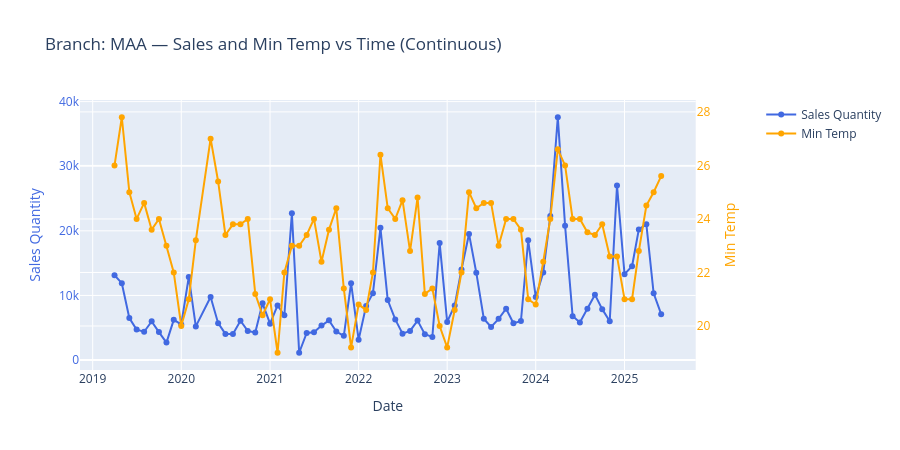
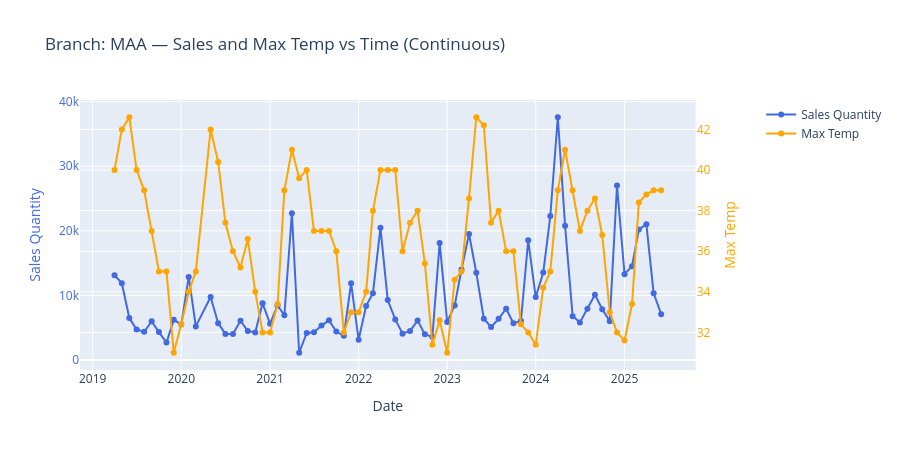
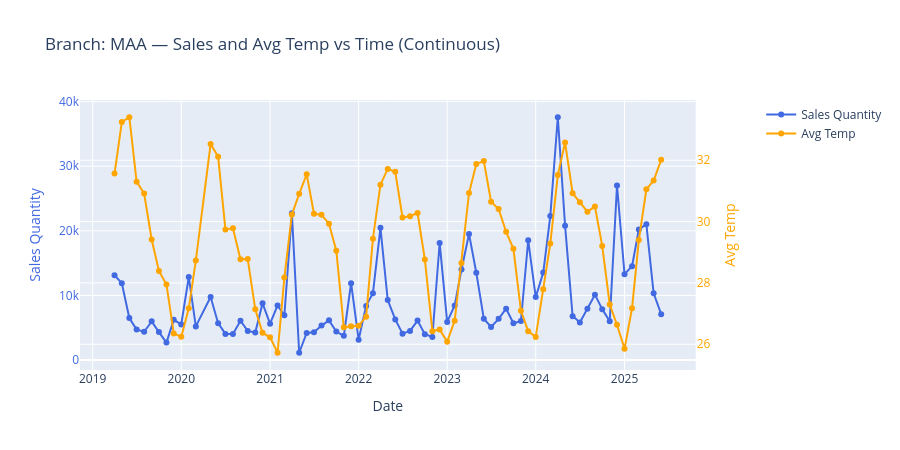
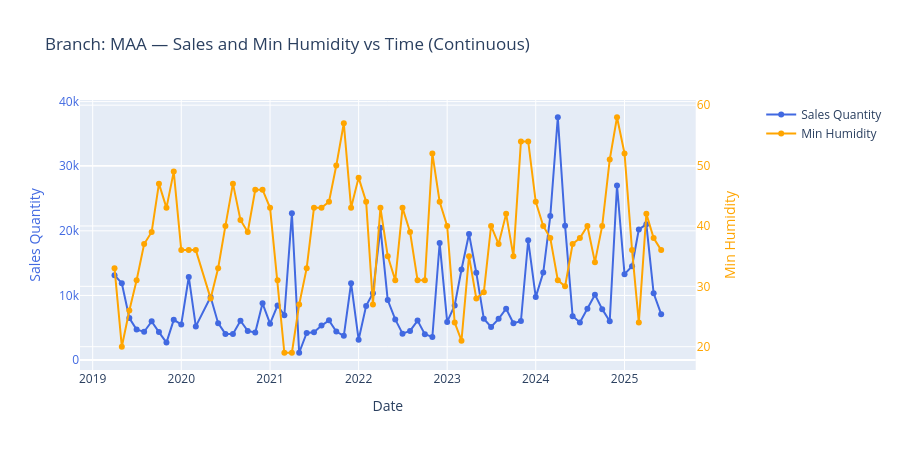

Write notebook code for charts like these, in order.
### Code cell
import plotly.graph_objs as go
from plotly.subplots import make_subplots

# Ensure 'Month' and 'Year' columns exist in main DataFrame
if 'Month' not in main.columns:
    if 'Date' in main.columns:
        main = main.copy()
        main['Month'] = pd.to_datetime(main['Date']).dt.month
    else:
        raise KeyError("Neither 'Month' nor 'Date' found in main DataFrame.")

if 'Year' not in main.columns:
    if 'Date' in main.columns:
        main['Year'] = pd.to_datetime(main['Date']).dt.year
    else:
        raise KeyError("Neither 'Year' nor 'Date' found in main DataFrame.")

# Ensure 'Month' and 'Year' columns exist in weather_data DataFrame
if 'Month' not in weather_data.columns:
    if 'Date' in weather_data.columns:
        weather_data = weather_data.copy()
        weather_data['Month'] = pd.to_datetime(weather_data['Date']).dt.month

if 'Year' not in weather_data.columns:
    if 'Date' in weather_data.columns:
        weather_data['Year'] = pd.to_datetime(weather_data['Date']).dt.year

# Columns from weather_data apart from date/branch/month/year
weather_numeric_cols = [
    col for col in weather_data.columns if col not in ['Month', 'Branch', 'Date', 'Year']
]

# Prepare sales per branch, per year, per month (sum for each month in each year)
monthly_sales = main.groupby(['Branch', 'Year', 'Month'], as_index=False)['Quantity'].sum()

correlation_results = []

for branch in weather_data['Branch'].unique():
    # Get data for this branch
    branch_weather = weather_data[weather_data['Branch'] == branch]
    branch_sales = monthly_sales[monthly_sales['Branch'] == branch][['Year', 'Month', 'Quantity']]

    # Merge weather and sales on Year & Month
    merged = pd.merge(
        branch_weather, branch_sales,
        on=['Year', 'Month'],
        how='inner'
    ).sort_values(['Year', 'Month'])

    # Add a single datetime index for continuous plotting
    if 'Date' in branch_weather.columns:
        merged = merged.sort_values('Date')
        x_axis = pd.to_datetime(merged['Date'])
    else:
        # Fallback: Make a pseudo-date (first of month)
        merged = merged.sort_values(['Year', 'Month'])
        x_axis = pd.to_datetime(merged['Year'].astype(str) + '-' + merged['Month'].astype(str).str.zfill(2) + '-01')

    for col in weather_numeric_cols:
        fig = make_subplots(specs=[[{"secondary_y": True}]])

        fig.add_trace(
            go.Scatter(x=x_axis, y=merged['Quantity'], mode='lines+markers', name='Sales Quantity', line=dict(color='royalblue')),
            secondary_y=False
        )
        fig.add_trace(
            go.Scatter(x=x_axis, y=merged[col], mode='lines+markers', name=col, line=dict(color='orange')),
            secondary_y=True
        )

        fig.update_layout(
            title=f"Branch: {branch} — Sales and {col} vs Time (Continuous)",
            xaxis_title="Date",
            legend=dict(x=1.04, y=1, bordercolor="Black"),
            width=900,
            height=450
        )
        fig.update_yaxes(title_text="Sales Quantity", secondary_y=False, color='royalblue')
        fig.update_yaxes(title_text=col, secondary_y=True, color='orange')
        fig.show()

        # Calculate Pearson correlation and store results
        if merged['Quantity'].notna().sum() > 1 and merged[col].notna().sum() > 1:
            try:
                corr_score = merged[['Quantity', col]].corr(method='pearson').iloc[0, 1]
            except Exception:
                corr_score = None
        else:
            corr_score = None
        correlation_results.append({
            'Branch': branch,
            'Weather Column': col,
            'Correlation (Pearson)': corr_score
        })

# Show correlation results in a DataFrame
import pandas as pd
correlation_df = pd.DataFrame(correlation_results)
print("\n=== Correlation between Sales Quantity and Weather Columns (Pearson) per Branch ===")
print(correlation_df.to_string(index=False))
